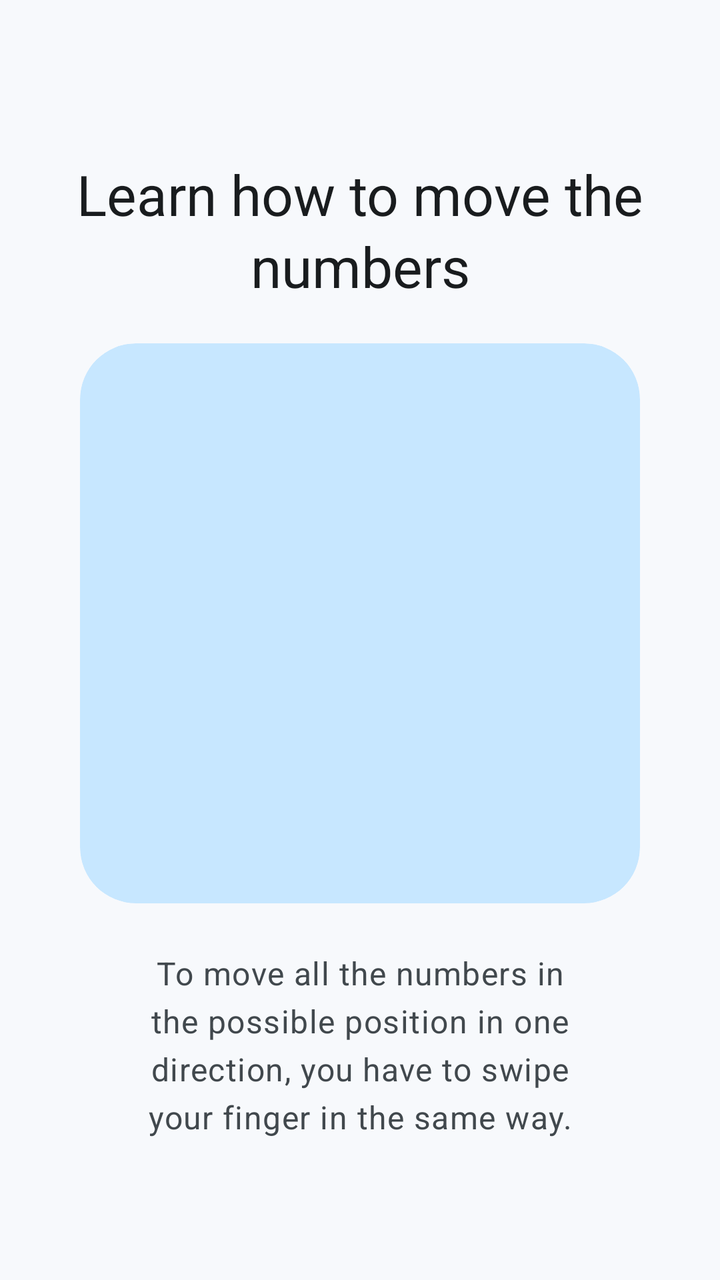
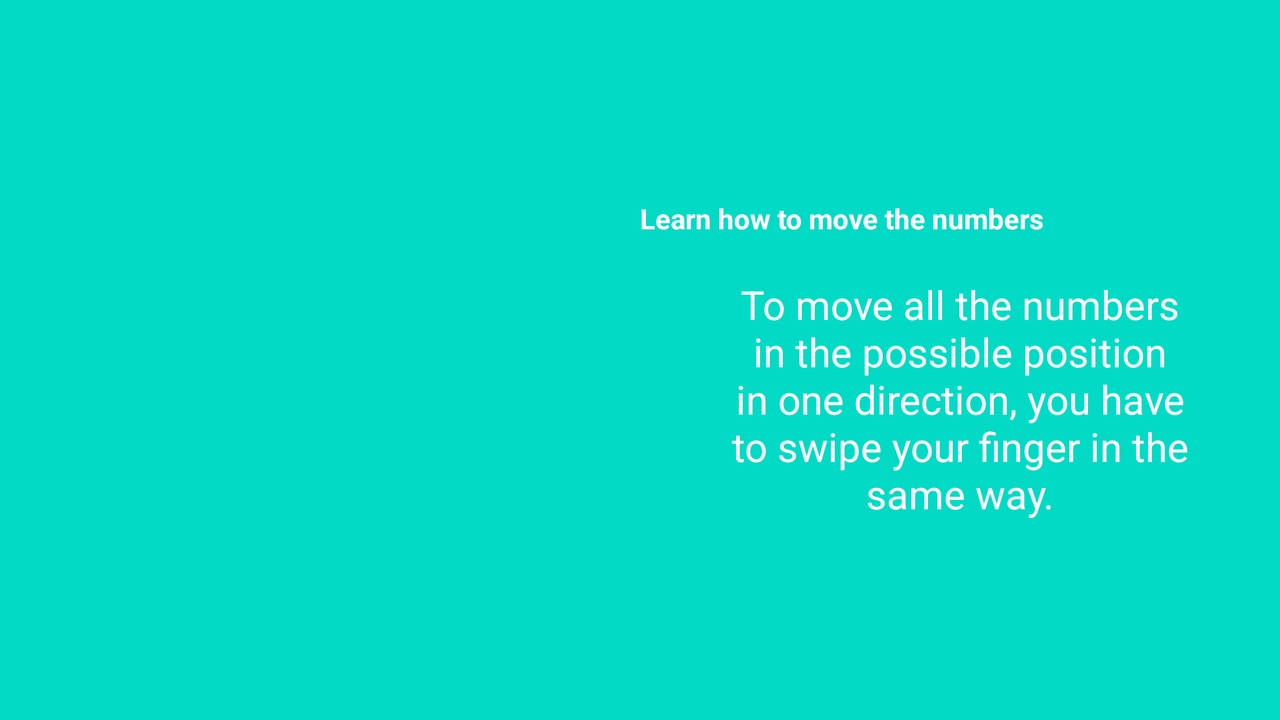

The same Android screen from two of the app's own layout files: first res/layout/ as a phone draws it, then the repository's variant for another configuration, drawn on a device whose configuration selects that folder. Both files follow.
<!-- AndroidManifest.xml: application theme Theme.YiPuzzles -->
<!-- res/layout/tutorial_slide2.xml -->
<?xml version="1.0" encoding="utf-8"?>
<ScrollView xmlns:android="http://schemas.android.com/apk/res/android"
    xmlns:app="http://schemas.android.com/apk/res-auto"
    android:layout_width="match_parent"
    android:layout_height="match_parent"
    android:fillViewport="true">

    <LinearLayout
        android:layout_width="match_parent"
        android:layout_height="wrap_content"
        android:gravity="center"
        android:orientation="vertical"
        android:paddingStart="24dp"
        android:paddingTop="24dp"
        android:paddingEnd="24dp"
        android:paddingBottom="16dp">

        <TextView
            android:layout_width="wrap_content"
            android:layout_height="wrap_content"
            android:layout_marginBottom="20dp"
            android:gravity="center"
            android:text="@string/Tutorial_Titel_Move"
            android:textAppearance="?attr/textAppearanceHeadlineMedium"
            android:textColor="?attr/colorOnSurface" />

        <com.google.android.material.card.MaterialCardView
            style="?attr/materialCardViewFilledStyle"
            android:layout_width="wrap_content"
            android:layout_height="wrap_content"
            app:cardBackgroundColor="?attr/colorPrimaryContainer"
            app:contentPadding="20dp"
            app:shapeAppearance="@style/ShapeAppearance.Material3.Corner.ExtraLarge">

            <ImageView
                android:id="@+id/image2"
                android:layout_width="240dp"
                android:layout_height="240dp"
                android:contentDescription="@string/Tutorial_Titel_Move"
                android:scaleType="fitCenter" />

        </com.google.android.material.card.MaterialCardView>

        <TextView
            android:layout_width="wrap_content"
            android:layout_height="wrap_content"
            android:layout_marginTop="24dp"
            android:gravity="center"
            android:paddingStart="@dimen/desc_padding"
            android:paddingEnd="@dimen/desc_padding"
            android:text="@string/Tutorial_Move"
            android:textAlignment="center"
            android:textAppearance="?attr/textAppearanceBodyLarge"
            android:textColor="?attr/colorOnSurfaceVariant" />

    </LinearLayout>
</ScrollView>
<!-- resources referenced by this layout -->
<resources>
  <dimen name="desc_padding">40dp</dimen>
  <string name="Tutorial_Move">To move all the numbers in the possible position in one direction, you have to swipe your finger in the same way.</string>
  <string name="Tutorial_Titel_Move">Learn how to move the numbers</string>
  <style name="Theme.YiPuzzles" parent="Base.Theme.YiPuzzles" />
  <color name="md_theme_light_primary">#00658E</color>
  <color name="md_theme_light_onPrimary">#FFFFFF</color>
  <color name="md_theme_light_primaryContainer">#C7E7FF</color>
  <color name="md_theme_light_onPrimaryContainer">#001E2E</color>
  <color name="md_theme_light_secondary">#4F616E</color>
  <color name="md_theme_light_onSecondary">#FFFFFF</color>
  <color name="md_theme_light_secondaryContainer">#D2E5F5</color>
  <color name="md_theme_light_onSecondaryContainer">#0B1D29</color>
  <color name="md_theme_light_tertiary">#63597C</color>
  <color name="md_theme_light_onTertiary">#FFFFFF</color>
  <color name="md_theme_light_tertiaryContainer">#E9DDFF</color>
  <color name="md_theme_light_onTertiaryContainer">#1F1635</color>
  <color name="md_theme_light_error">#BA1A1A</color>
  <color name="md_theme_light_onError">#FFFFFF</color>
  <color name="md_theme_light_errorContainer">#FFDAD6</color>
  <color name="md_theme_light_onErrorContainer">#410002</color>
  <color name="md_theme_light_background">#F7F9FC</color>
  <color name="md_theme_light_onBackground">#191C1E</color>
  <color name="md_theme_light_surface">#F7F9FC</color>
  <color name="md_theme_light_onSurface">#191C1E</color>
  <color name="md_theme_light_surfaceVariant">#DDE3EA</color>
  <color name="md_theme_light_onSurfaceVariant">#41484D</color>
  <color name="md_theme_light_outline">#71787E</color>
  <color name="md_theme_light_outlineVariant">#C1C7CE</color>
  <color name="md_theme_light_inverseSurface">#2E3133</color>
  <color name="md_theme_light_inverseOnSurface">#EFF1F3</color>
  <color name="md_theme_light_inversePrimary">#85CFFF</color>
  <color name="md_theme_light_surfaceDim">#D8DADD</color>
  <color name="md_theme_light_surfaceBright">#F7F9FC</color>
  <color name="md_theme_light_surfaceContainerLowest">#FFFFFF</color>
  <color name="md_theme_light_surfaceContainerLow">#F2F4F7</color>
  <color name="md_theme_light_surfaceContainer">#ECEEF1</color>
  <color name="md_theme_light_surfaceContainerHigh">#E6E8EB</color>
  <color name="md_theme_light_surfaceContainerHighest">#E0E3E5</color>
  <style name="Widget.YiPuzzles.Toolbar" parent="Widget.Material3.Toolbar.OnSurface">
          <item name="titleCentered">false</item>
      </style>
  <style name="ThemeOverlay.YiPuzzles.MaterialAlertDialog" parent="ThemeOverlay.Material3.MaterialAlertDialog">
          <item name="shapeAppearanceOverlay">@style/ShapeAppearance.Material3.Corner.ExtraLarge</item>
      </style>
  <!-- some entries are left out for length -->
</resources>
<!-- res/layout-land/tutorial_slide2.xml (the repository's variant of the layout above) -->
<!-- drawn on the phone turned sideways -->
<?xml version="1.0" encoding="utf-8"?>
<RelativeLayout xmlns:android="http://schemas.android.com/apk/res/android"
    android:layout_width="match_parent"
    android:layout_height="match_parent"
    android:background="@color/colorAccent">

    <LinearLayout
        android:layout_width="wrap_content"
        android:layout_height="match_parent"
        android:layout_alignParentStart="true"
        android:layout_alignParentTop="true"
        android:gravity="center_vertical|center_horizontal"
        android:orientation="horizontal">

        <ImageView
            android:id="@+id/image2"
            android:layout_width="300dp"
            android:layout_height="300dp"
            android:layout_marginLeft="10dp"
            android:layout_marginRight="10dp" />

        <LinearLayout
            android:layout_width="wrap_content"
            android:layout_height="wrap_content"
            android:orientation="vertical"
            android:gravity="start">

            <TextView
                android:layout_width="wrap_content"
                android:layout_height="wrap_content"
                android:text="@string/Tutorial_Titel_Move"
                android:textColor="@android:color/white"
                android:textSize="@dimen/slide_title"
                android:textStyle="bold"
                android:layout_marginBottom="20dp" />

            <TextView
                android:layout_width="wrap_content"
                android:layout_height="wrap_content"
                android:gravity="center"
                android:paddingLeft="@dimen/desc_padding"
                android:paddingRight="@dimen/desc_padding"
                android:text="@string/Tutorial_Move"
                android:textAlignment="center"
                android:textColor="@android:color/white"
                android:textSize="20sp" />

        </LinearLayout>

    </LinearLayout>
</RelativeLayout>
